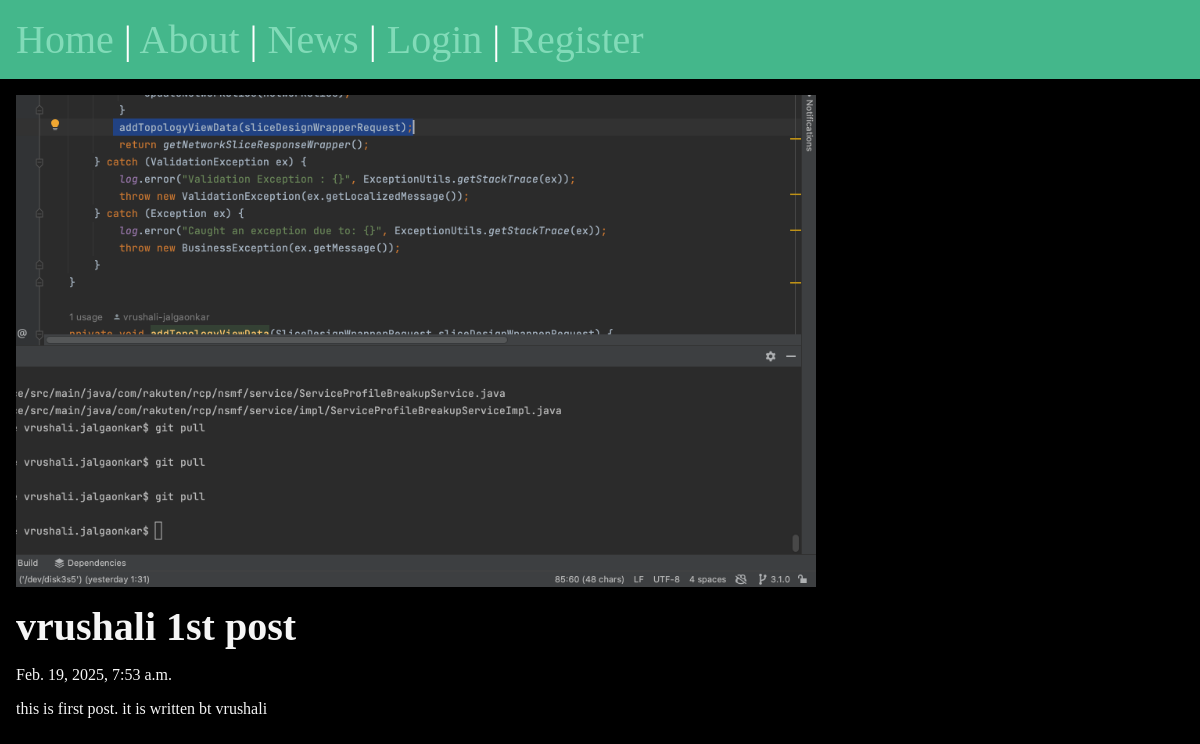
Screenshot of /posts/vrushali-first-post with the database file from the repository.
### posts/models.py (models this page shows, shortened)
class Post(models.Model):
    title = models.CharField(max_length=75)
    body = models.TextField()
    slug = models.SlugField(unique=True, null=True, blank=True)
    date = models.DateTimeField(auto_now_add=True)
    banner = models.ImageField(default='fallback.png', blank=True)
    author = models.ForeignKey(User, on_delete=models.CASCADE, default=None)

### posts/views.py (the view)
# urls.py: path('<slug:slug>', views.post_page, name="page"),
def post_page(request, slug):
    post = Post.objects.get(slug=slug)
    return render(request, 'posts/post_page.html', {'post': post})

### posts/templates/posts/post_page.html (shortened to what this page needs)
{% extends 'layout.html' %}
{%block content %}
    <section>
        <img class="banner" src="{{ post.banner.url }}" alt="{{ post.title }}"/>
        <h1>{{ post.title }}</h1>
        <p>{{ post.date }}</p>
        <p>{{ post.body }}</p>
    </section>
{% endblock %}

### rows the page displays
Post: banner (picture), title "vrushali 1st post", date "Feb. 19, 2025, 7:53 a.m.", body "this is first post. it is written bt vrushali"
